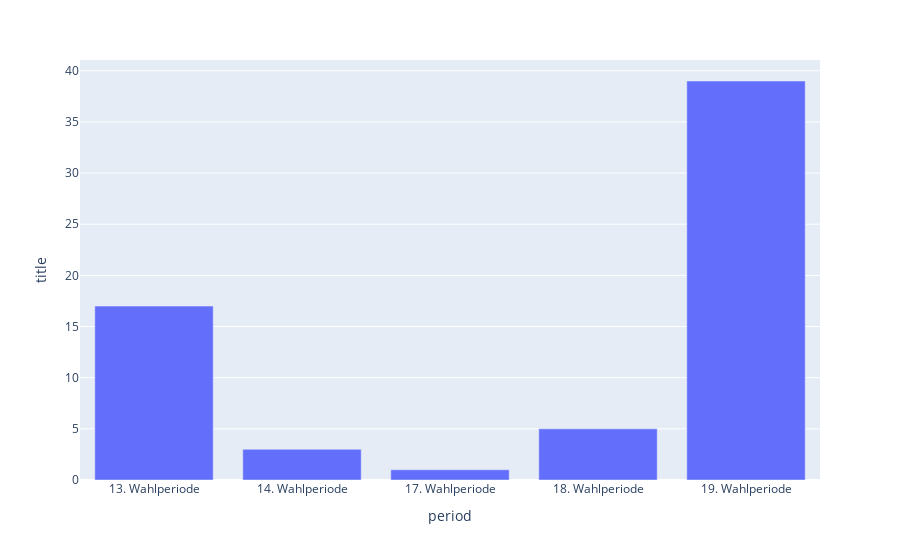

Write notebook code for a chart like this one.
### Code cell
df_party = df[['period', 'title']].groupby(pd.Grouper(key='period')).count().sort_values(by='period', ascending=True)
fig = px.bar(df_party, y="title")
fig.show()

### Figure 1 — Plotly figure (JSON) as saved in the notebook; plotly's stock layout.template omitted (floating-point values rounded to 4 significant figures)
{"data": [{"alignmentgroup": "True", "hovertemplate": "period=%{x}<br>title=%{y}<extra></extra>", "legendgroup": "", "marker": {"color": "#636efa", "pattern": {"shape": ""}}, "name": "", "offsetgroup": "", "orientation": "v", "showlegend": false, "textposition": "auto", "type": "bar", "x": ["13. Wahlperiode", "14. Wahlperiode", "17. Wahlperiode", "18. Wahlperiode", "19. Wahlperiode"], "xaxis": "x", "y": [17, 3, 1, 5, 39], "yaxis": "y"}], "layout": {"autosize": true, "barmode": "relative", "legend": {"tracegroupgap": 0}, "margin": {"t": 60}, "xaxis": {"anchor": "y", "autorange": true, "domain": [0, 1], "range": [-0.5, 4.5], "title": {"text": "period"}, "type": "category"}, "yaxis": {"anchor": "x", "autorange": true, "domain": [0, 1], "range": [0, 41.05], "title": {"text": "title"}, "type": "linear"}}}
